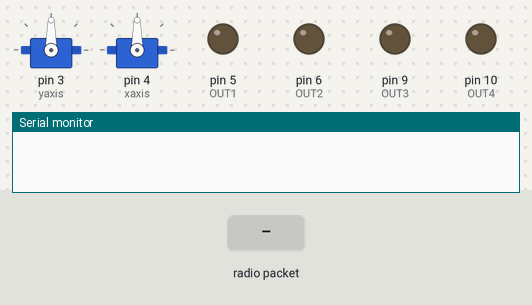
A sketch run on a simulated Arduino Uno, built with avr-gcc and run on an emulated ATmega328P. On the bench: 2 × servo, output pins drawn as LEDs (lit = HIGH), the last lines printed to the serial monitor. Inputs (shaded band) come from the test bench. No radio packets arrive unless stated.

Above: at 2.2 s.
2.3 s: radio packet "1" arrives
At 3.2 s:
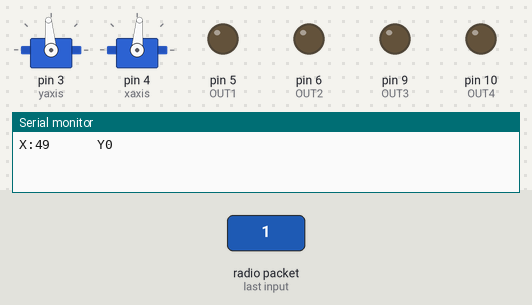
3.8 s: radio packet "0" arrives
At 4.3 s:
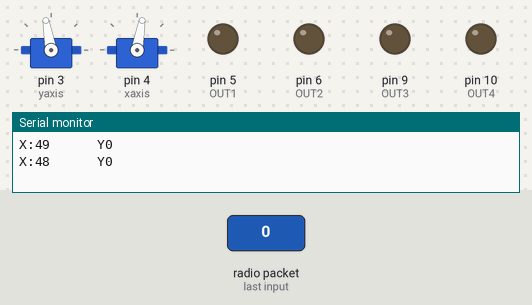
5.3 s: radio packet "2" arrives
At 6.7 s:
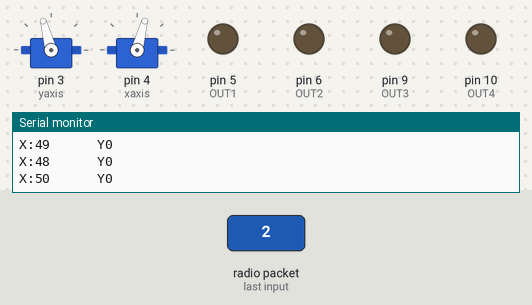
Timing chart, 0 to 8.3 s (numbered marks = the images above; inputs shaded):
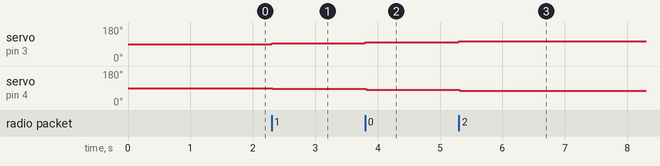

Measured:
- after the input at 2.3 s, servo on pin 3 (yaxis): 90° → 95° at once; servo on pin 4 (xaxis): 90° → 85° at once
- after the input at 3.8 s, servo on pin 3 (yaxis): 95° → 100° at once; servo on pin 4 (xaxis): 85° → 80° at once
- after the input at 5.3 s, servo on pin 3 (yaxis): 100° → 105° at once; servo on pin 4 (xaxis): 80° → 75° at once

The sketch:

gadi_ka_code.ino
```cpp
/*
 * If you use the serial monitor for debugging remember to ster the baud rate to 115200.
 * The modules are set to only one-way communication. That means that the controller can only transmit and the tank can only receive.
 * If you wish to change this for two-way communication there is plenty of documentation to do so on the internet and in examples.
 *
 * This program receives the X and Y values and processes it into movement.
 */
#include <SPI.h>
#include "RF24.h"
#include <Servo.h>

Servo yaxis;
Servo xaxis;

RF24 myRadio (7, 8);
struct package
{
  int X=512;
  int Y=512;
  int yarm = 512;
  int xarm = 512;
};

byte addresses[][6] = {"0"};
int OUT1 = 5;
int OUT2 = 6;
int OUT3 = 9;
int OUT4 = 10;

int yval = 90;
int xval = 90;

typedef struct package Package;
Package data;

void setup()
{
  Serial.begin(115200);
  delay(1000);
  myRadio.begin();
  myRadio.setChannel(115);
  myRadio.setPALevel(RF24_PA_MAX);
  myRadio.setDataRate( RF24_250KBPS ) ;
  myRadio.openReadingPipe(1, addresses[0]);
  myRadio.startListening();


  yaxis.attach(3);
  xaxis.attach(4);


  pinMode(OUT1, OUTPUT);
  pinMode(OUT2, OUTPUT);
  pinMode(OUT3, OUTPUT);
  pinMode(OUT4, OUTPUT);
  analogWrite(OUT1, 0);
  analogWrite(OUT2, 0);
  analogWrite(OUT3, 0);
  analogWrite(OUT4, 0);
}


void loop()
{
  if ( myRadio.available())
  {
    while (myRadio.available())
    {
      myRadio.read( &data, sizeof(data) );
    }
    Serial.print("X:");
    Serial.print(data.X);
    Serial.print("      Y");
    Serial.println(data.Y);
    int X = data.X;
    int Y = data.Y;


    int yarm = data.yarm;
    int xarm = data.xarm;


    int foward = map(X,524,1024,0,255);
    int backward = map(X,500,0,0,255);
    int right = map(Y,524,1024,0,255);
    int left = map(Y,500,0,0,255);


    if(X > 524 && Y < 524 && Y > 500){
      analogWrite(OUT3, foward);
      analogWrite(OUT4, 0);
      analogWrite(OUT1, foward);
      analogWrite(OUT2, 0);
    }else if(X < 500 && Y < 524 && Y > 500){
      analogWrite(OUT4, backward);
      analogWrite(OUT3, 0);
      analogWrite(OUT2, backward);
      analogWrite(OUT1, 0);
    }else if(X < 524 && X > 500 && Y < 524 && Y > 500){
      analogWrite(OUT4, 0);
      analogWrite(OUT3, 0);
      analogWrite(OUT2, 0);
      analogWrite(OUT1, 0);
    }else if(X < 524 && X > 500 && Y > 524){
      analogWrite(OUT4, 0);
      analogWrite(OUT3, right);
      analogWrite(OUT2, right);
      analogWrite(OUT1, 0);
    }else if(X < 524 && X > 500 && Y < 500){
      analogWrite(OUT4, left);
      analogWrite(OUT3, 0);
      analogWrite(OUT2, 0);
      analogWrite(OUT1, left);
    }


      ///////////////////////////////////////////////////
    if (yarm > 600 && yval <180){
      yval = yval-5;
      yaxis.write(yval);
      delay(15);
    }
    else if (yarm < 400 && yval > 0){
      yval = yval +5;
      yaxis.write(yval);
      delay(15);
    }


    /////////////////////////////////////////////////
    if (xarm > 600 && xval <180){
      xval = xval+5;
      xaxis.write(xval);
      delay(15);
    }
    else if (xarm < 400 && xval > 0){
      xval = xval -5;
      xaxis.write(xval);
      delay(15);
    }

  }

}
```
